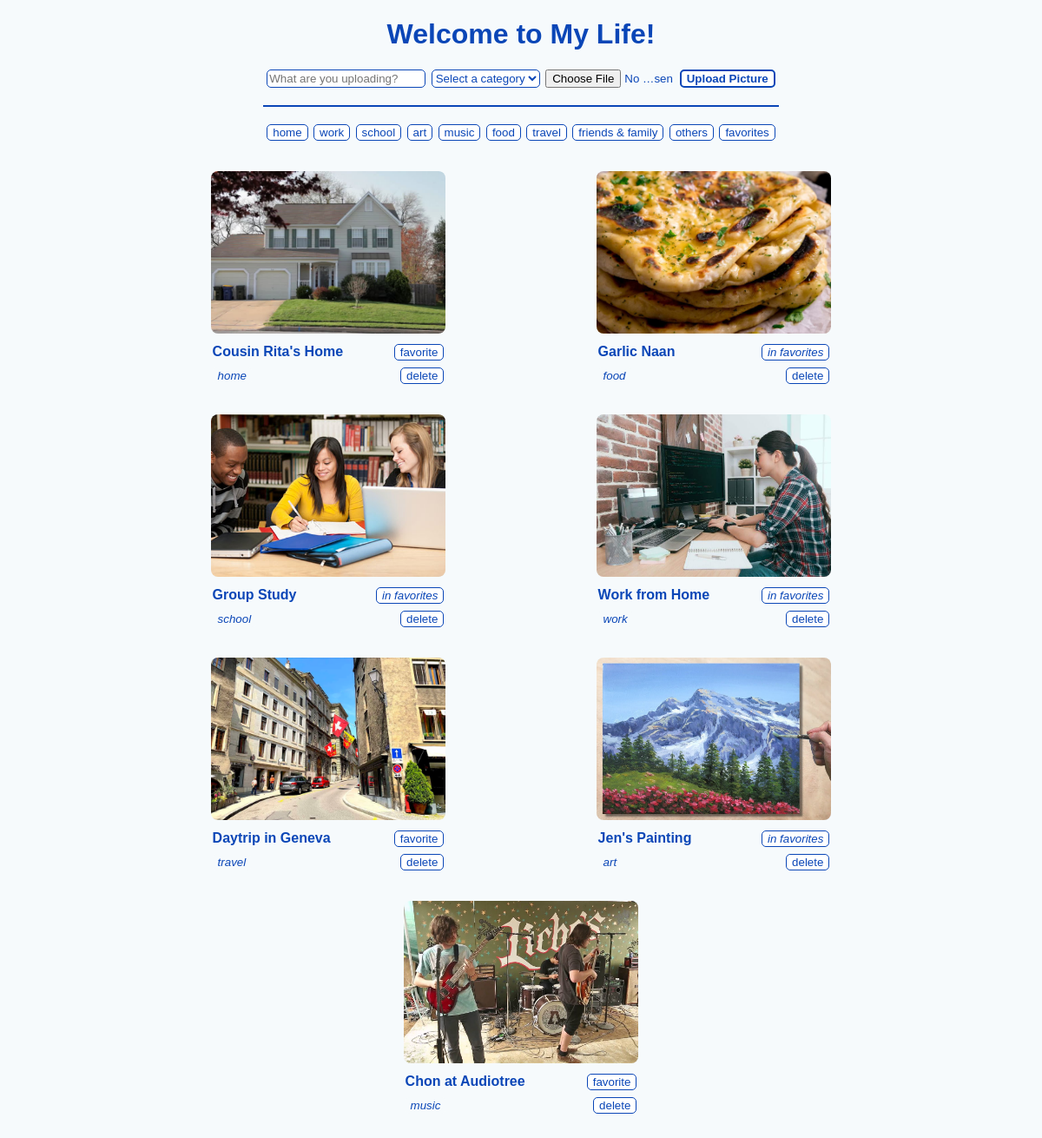
Before: / with the older database file.
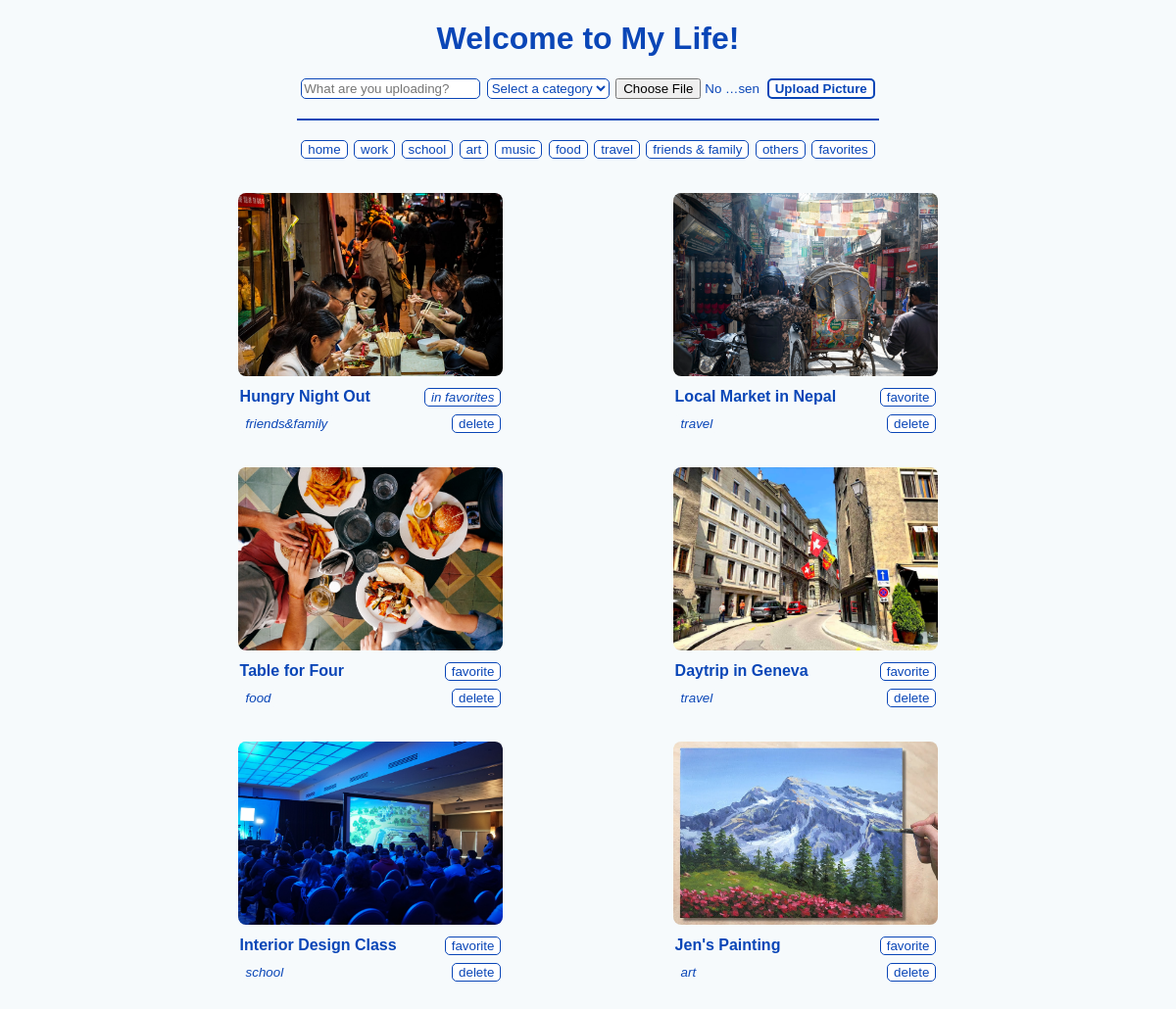
After: the same page with the newer database file.
### app/models.py (models this page shows)
class SavedImages(db.Model):
    id = db.Column(db.Integer, primary_key=True)
    title = db.Column(db.Text, unique=True, nullable=False)
    category = db.Column(db.Text, nullable=False)
    filename = db.Column(db.Text, unique=True, nullable=False)
    favorite = db.Column(db.Boolean, default=False, nullable=False)

### app/routes.py (the view)
@app.route('/')
def home():
    print('home')
    all_images = get_images()
    return render_template('index.html', images=all_images)

### app/helper.py (called while the page is built)
def get_images(category=None, favorites=False):
    if favorites is True:          # return favorited images
        if not SavedImages.query.filter_by(favorite=True): all_images = []
        else: all_images = SavedImages.query.filter_by(favorite=True)
    elif category is None:        # no category mentioned -> show all images
        if not SavedImages.query.all(): all_images = []
        else: all_images = SavedImages.query.all()
    else:                       # shows images of given category
        if not SavedImages.query.filter_by(category=category): all_images = []
        else: all_images = SavedImages.query.filter_by(category=category)
    for image in all_images:     # path for images inside uploads folder
        image.filename = 'uploads/' + image.filename
    return all_images

### app/templates/index.html (shortened to what this page needs)
{% extends 'base.html' %}
{% block content %}
<h1 onClick="location.href='/'"><span id="title"> Welcome to My Life! </span></h1>
<form id="imageForm" action="/" enctype="multipart/form-data" method="POST">
    <input type="text" id="title" name="title" placeholder="What are you uploading?" required />
    <select id="category" name="category" placeholder="tags" required >
        <option disabled selected value> Select a category </option>
    </select>
    <input type="file" id="picture" name="picture" required />
    <input type="submit" id="submit" value="Upload Picture" />
</form>
<hr>
<div class="categories">
    <button id="home" onClick="location.href='/tags/home'"> home </button>
    <button id="work" onClick="location.href='/tags/work'"> work </button>
    <button id="school" onClick="location.href='/tags/school'"> school </button>
    <button id="art" onClick="location.href='/tags/art'"> art </button>
    <button id="music" onClick="location.href='/tags/music'"> music </button>
    <button id="food" onClick="location.href='/tags/food'"> food </button>
    <button id="travel" onClick="location.href='/tags/travel'"> travel </button>
    <button id="friends & family" onClick="location.href='/tags/friends&family'"> friends & family </button>
    <button id="others" onClick="location.href='/tags/others'"> others </button>
    <button id="favorites" onClick="location.href='/favorites'"> favorites </button>
</div>
{% include 'images.html' %}
{% endblock %}

### app/templates/base.html (shortened to what this page needs)
<!DOCTYPE html>
<html lang="en">
<head>
    <link rel="stylesheet" type="text/css" href="{{ url_for('static', filename='style.css') }}" />
</head>
<body>
    {% block content %} {% endblock %}
</body>
</html>

### app/templates/images.html
<div class="cards">
    {% for image in images %}
    <div class="card">
        <img id="photo" src="{{ url_for('static', filename=image.filename) }}" alt="{{ imgName }}" />
        <div class="card-title">
            <b> {{ image.title }} </b>
            {% if image.favorite == True %}
            <button id="favorited" onClick="location.href='/favorite/{{ image.id }}'"><i> in favorites </i></button>
            {% else %}
            <button id="favorite" onClick="location.href='/favorite/{{ image.id }}'"> favorite </button>
            {% endif %}
        </div>
        <div class="card-category">
            <button id="category" onClick="location.href='/tags/{{ image.category }}'"><i> {{ image.category }} </i></button>
            <button id="delete" onClick="location.href='/delete/{{ image.id }}'"> delete </button>
        </div>
    </div>
    {% endfor %}
</div>

### app/static/style.css (style rules this page uses)
body { background: #F6FAFC; font-family: 'Lucida Sans', 'Lucida Sans Regular', 'Lucida Grande', 'Lucida Sans Unicode', Geneva, Verdana, sans-serif; color: #0A46B7; }
h1, h3#error { text-align: center; }
span#title { cursor: pointer; }
form { width: 50%; margin: 20px auto; display: flex; justify-content: space-around; }
input#title, #category, #submit, button { border-radius: 5px; border: 1px solid #0A46B7; background: #fff; color: #0A46B7; cursor: pointer; }
#submit { border: 2px solid #0A46B7; font-weight: 750; }
input#picture { width: 25%; }
hr { width: 50%; border: 1px solid #0A46B7; background: #0A46B7; }
.categories { width: 50%; margin: 20px auto; display: flex; justify-content: space-around; }
.cards { width: 75%; margin: 10px auto; display: flex; flex-wrap: wrap; justify-content: space-around; }
.card { width: 30.5%; height: 250px; margin: 15px; }
img#photo { border-radius: 8px; width: 100%; height: 75%; object-fit: cover; }
button#category { border: 0px; background: #F6FAFC; }
.card-title { margin: 8px 2px; display: flex; justify-content: space-between; }
.card-category { margin: 8px 2px; display: flex; justify-content: space-between; }

Changed rows visible on the page:
removed SavedImages: filename (picture), title "Cousin Rita's Home", category "home"
removed SavedImages: filename (picture), title "Garlic Naan", category "food"
removed SavedImages: filename (picture), title "Group Study", category "school"
removed SavedImages: filename (picture), title "Work from Home", category "work"
removed SavedImages: filename (picture), title "Chon at Audiotree", category "music"
added SavedImages: filename (picture), title "Hungry Night Out", category "friends&family"
added SavedImages: filename (picture), title "Local Market in Nepal", category "travel"
added SavedImages: filename (picture), title "Table for Four", category "food"
added SavedImages: filename (picture), title "Interior Design Class", category "school"
changed SavedImages "Jen's Painting": favorite "in favorites" → "favorite"
